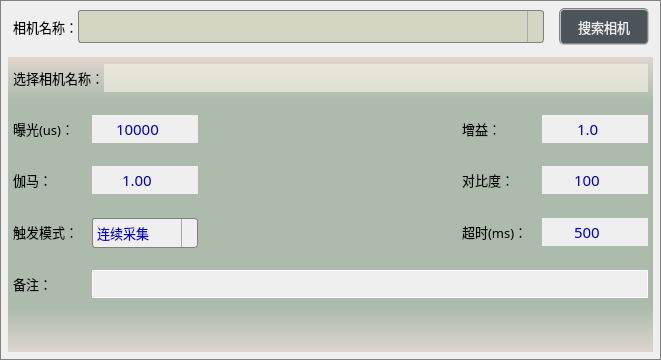
          <widget class="QFrame" name="frame_2">
           <property name="sizePolicy">
            <sizepolicy hsizetype="Preferred" vsizetype="Preferred">
             <horstretch>0</horstretch>
             <verstretch>0</verstretch>
            </sizepolicy>
           </property>
           <property name="minimumSize">
            <size>
             <width>0</width>
             <height>0</height>
            </size>
           </property>
           <property name="styleSheet">
            <string notr="true">border: 1px solid gray;</string>
           </property>
           <property name="frameShape">
            <enum>QFrame::StyledPanel</enum>
           </property>
           <property name="frameShadow">
            <enum>QFrame::Raised</enum>
           </property>
           <layout class="QVBoxLayout" name="verticalLayout_3">
            <property name="spacing">
             <number>7</number>
            </property>
            <property name="leftMargin">
             <number>7</number>
            </property>
            <property name="topMargin">
             <number>7</number>
            </property>
            <property name="rightMargin">
             <number>7</number>
            </property>
            <property name="bottomMargin">
             <number>7</number>
            </property>
            <item>
             <layout class="QHBoxLayout" name="horizontalLayout_7">
              <property name="spacing">
               <number>0</number>
              </property>
              <property name="leftMargin">
               <number>5</number>
              </property>
              <property name="rightMargin">
               <number>4</number>
              </property>
              <item>
               <widget class="QLabel" name="label_2">
                <property name="sizePolicy">
                 <sizepolicy hsizetype="Fixed" vsizetype="Preferred">
                  <horstretch>0</horstretch>
                  <verstretch>0</verstretch>
                 </sizepolicy>
                </property>
                <property name="font">
                 <font>
                  <family>微软雅黑</family>
                  <pointsize>10</pointsize>
                 </font>
                </property>
                <property name="styleSheet">
                 <string notr="true">color: rgb(0, 0, 0);
border:none;</string>
                </property>
                <property name="text">
                 <string>相机名称：</string>
                </property>
               </widget>
              </item>
              <item>
               <widget class="QComboBox" name="comboCameraName">
                <property name="sizePolicy">
                 <sizepolicy hsizetype="Preferred" vsizetype="Preferred">
                  <horstretch>0</horstretch>
                  <verstretch>0</verstretch>
                 </sizepolicy>
                </property>
                <property name="minimumSize">
                 <size>
                  <width>0</width>
                  <height>33</height>
                 </size>
                </property>
                <property name="maximumSize">
                 <size>
                  <width>16777215</width>
                  <height>33</height>
                 </size>
                </property>
                <property name="font">
                 <font>
                  <family>微软雅黑</family>
                  <pointsize>10</pointsize>
                 </font>
                </property>
                <property name="styleSheet">
                 <string notr="true">QComboBox {
    border: 1px solid gray;
    border-radius: 3px;     
    color: rgb(0, 0, 200);
	background-color: rgba(170, 170, 127,100);
}
QComboBox::drop-down {
    subcontrol-origin: padding;
    subcontrol-position: top right;
    width: 15px; 
    border-left-width: 1px;
    border-left-color: darkgray;
    border-left-style: solid;
    border-top-right-radius: 3px;
    border-bottom-right-radius: 3px;
}

QComboBox::down-arrow {
    image: url(:/res/ico/down.png);
} 
QComboBox::down-arrow:on {
    top: 1px;
    left: 1px;
}</string>
                </property>
               </widget>
              </item>
              <item>
               <spacer name="horizontalSpacer_8">
                <property name="orientation">
                 <enum>Qt::Horizontal</enum>
                </property>
                <property name="sizeType">
                 <enum>QSizePolicy::Fixed</enum>
                </property>
                <property name="sizeHint" stdset="0">
                 <size>
                  <width>15</width>
                  <height>20</height>
                 </size>
                </property>
               </spacer>
              </item>
              <item>
               <widget class="QPushButton" name="btnSearchCamera">
                <property name="sizePolicy">
                 <sizepolicy hsizetype="Fixed" vsizetype="Fixed">
                  <horstretch>0</horstretch>
                  <verstretch>0</verstretch>
                 </sizepolicy>
                </property>
                <property name="minimumSize">
                 <size>
                  <width>90</width>
                  <height>37</height>
                 </size>
                </property>
                <property name="font">
                 <font>
                  <family>微软雅黑</family>
                  <pointsize>10</pointsize>
                 </font>
                </property>
                <property name="styleSheet">
                 <string notr="true">QWidget{ background-color: rgba(29, 42, 47, 200);}
QWidget{ color: rgb(235, 235, 235);}
QWidget{ border: 2px groove gray;border-radius: 5px;padding: 2px 4px;}
QPushButton:hover{ background-color: rgb(29, 62, 52);}
QPushButton:pressed{background-color: rgb(29, 82, 72);}</string>
                </property>
                <property name="text">
                 <string>搜索相机</string>
                </property>
               </widget>
              </item>
             </layout>
            </item>
            <item>
             <spacer name="verticalSpacer_3">
              <property name="orientation">
               <enum>Qt::Vertical</enum>
              </property>
              <property name="sizeType">
               <enum>QSizePolicy::Fixed</enum>
              </property>
              <property name="sizeHint" stdset="0">
               <size>
                <width>20</width>
                <height>5</height>
               </size>
              </property>
             </spacer>
            </item>
            <item>
             <widget class="QFrame" name="frame_4">
              <property name="sizePolicy">
               <sizepolicy hsizetype="Preferred" vsizetype="Fixed">
                <horstretch>0</horstretch>
                <verstretch>0</verstretch>
               </sizepolicy>
              </property>
              <property name="minimumSize">
               <size>
                <width>0</width>
                <height>295</height>
               </size>
              </property>
              <property name="styleSheet">
               <string notr="true">border:none;
background-color: qlineargradient(x1:0, y1:0, x2:0, y2:1, stop:0 #dfd5cf, stop: 0.15 #acbbac, stop: 0.85 #acbbac,stop:1 #dfd5cf);</string>
              </property>
              <property name="frameShape">
               <enum>QFrame::StyledPanel</enum>
              </property>
              <property name="frameShadow">
               <enum>QFrame::Raised</enum>
              </property>
              <layout class="QGridLayout" name="gridLayout_2">
               <property name="leftMargin">
                <number>5</number>
               </property>
               <property name="topMargin">
                <number>7</number>
               </property>
               <property name="rightMargin">
                <number>5</number>
               </property>
               <property name="bottomMargin">
                <number>9</number>
               </property>
               <property name="horizontalSpacing">
                <number>7</number>
               </property>
               <property name="verticalSpacing">
                <number>23</number>
               </property>
               <item row="5" column="6">
                <widget class="QSpinBox" name="spinTimeOut">
                 <property name="sizePolicy">
                  <sizepolicy hsizetype="Fixed" vsizetype="Fixed">
                   <horstretch>0</horstretch>
                   <verstretch>0</verstretch>
                  </sizepolicy>
                 </property>
                 <property name="minimumSize">
                  <size>
                   <width>106</width>
                   <height>28</height>
                  </size>
                 </property>
                 <property name="maximumSize">
                  <size>
                   <width>106</width>
                   <height>28</height>
                  </size>
                 </property>
                 <property name="font">
                  <font>
                   <family>微软雅黑</family>
                   <pointsize>11</pointsize>
                  </font>
                 </property>
                 <property name="styleSheet">
                  <string notr="true">QWidget{color: rgb(0, 0, 200);background-color: rgb(239, 239, 239);}
QSpinBox::up-button{
    border:transparent;
}
QSpinBox::down-button{
    border:transparent;
}
QSpinBox::up-arrow{
    image:url(:/res/ico/up.png);
}
QSpinBox::down-arrow{
    image:url(:/res/ico/down.png);
}</string>
                 </property>
                 <property name="alignment">
                  <set>Qt::AlignCenter</set>
                 </property>
                 <property name="minimum">
                  <number>1</number>
                 </property>
                 <property name="maximum">
                  <number>10000</number>
                 </property>
                 <property name="value">
                  <number>500</number>
                 </property>
                 <property name="displayIntegerBase">
                  <number>10</number>
                 </property>
                </widget>
               </item>
               <item row="7" column="0">
                <spacer name="verticalSpacer_2">
                 <property name="orientation">
                  <enum>Qt::Vertical</enum>
                 </property>
                 <property name="sizeHint" stdset="0">
                  <size>
                   <width>20</width>
                   <height>40</height>
                  </size>
                 </property>
                </spacer>
               </item>
               <item row="3" column="4">
                <widget class="QLabel" name="label_4">
                 <property name="font">
                  <font>
                   <family>微软雅黑</family>
                   <pointsize>10</pointsize>
                  </font>
                 </property>
                 <property name="styleSheet">
                  <string notr="true">background-color: rgba(0, 0, 0, 0);
color: rgb(0, 0, 0);
border:none;</string>
                 </property>
                 <property name="text">
                  <string>增益：</string>
                 </property>
                </widget>
               </item>
               <item row="5" column="0">
                <widget class="QLabel" name="label_5">
                 <property name="font">
                  <font>
                   <family>微软雅黑</family>
                   <pointsize>10</pointsize>
                  </font>
                 </property>
                 <property name="styleSheet">
                  <string notr="true">background-color: rgba(0, 0, 0, 0);
color: rgb(0, 0, 0);
border:none;</string>
                 </property>
                 <property name="text">
                  <string>触发模式：</string>
                 </property>
                </widget>
               </item>
               <item row="3" column="2">
                <widget class="QSpinBox" name="spinExposure">
                 <property name="sizePolicy">
                  <sizepolicy hsizetype="Fixed" vsizetype="Fixed">
                   <horstretch>0</horstretch>
                   <verstretch>0</verstretch>
                  </sizepolicy>
                 </property>
                 <property name="minimumSize">
                  <size>
                   <width>106</width>
                   <height>28</height>
                  </size>
                 </property>
                 <property name="maximumSize">
                  <size>
                   <width>106</width>
                   <height>28</height>
                  </size>
                 </property>
                 <property name="font">
                  <font>
                   <family>微软雅黑</family>
                   <pointsize>11</pointsize>
                  </font>
                 </property>
                 <property name="styleSheet">
                  <string notr="true">QWidget{color: rgb(0, 0, 200);background-color: rgb(239, 239, 239);}
QSpinBox::up-button{
    border:transparent;
}
QSpinBox::down-button{
    border:transparent;
}
QSpinBox::up-arrow{
    image:url(:/res/ico/up.png);
}
QSpinBox::down-arrow{
    image:url(:/res/ico/down.png);
}</string>
                 </property>
                 <property name="alignment">
                  <set>Qt::AlignCenter</set>
                 </property>
                 <property name="minimum">
                  <number>1</number>
                 </property>
                 <property name="maximum">
                  <number>1728000</number>
                 </property>
                 <property name="value">
                  <number>10000</number>
                 </property>
                </widget>
               </item>
               <item row="1" column="0" colspan="7">
                <layout class="QHBoxLayout" name="horizontalLayout_8">
                 <property name="spacing">
                  <number>0</number>
                 </property>
                 <item>
                  <widget class="QLabel" name="label_6">
                   <property name="sizePolicy">
                    <sizepolicy hsizetype="Fixed" vsizetype="Fixed">
                     <horstretch>0</horstretch>
                     <verstretch>0</verstretch>
                    </sizepolicy>
                   </property>
                   <property name="minimumSize">
                    <size>
                     <width>0</width>
                     <height>28</height>
                    </size>
                   </property>
                   <property name="maximumSize">
                    <size>
                     <width>16777215</width>
                     <height>28</height>
                    </size>
                   </property>
                   <property name="font">
                    <font>
                     <family>微软雅黑</family>
                     <pointsize>10</pointsize>
                    </font>
                   </property>
                   <property name="styleSheet">
                    <string notr="true">color: rgb(0, 0, 0);
background-color: rgba(255, 254, 237,0);
border:none;</string>
                   </property>
                   <property name="text">
                    <string>选择相机名称：</string>
                   </property>
                  </widget>
                 </item>
                 <item>
                  <widget class="QLabel" name="lblType">
                   <property name="font">
                    <font>
                     <family>微软雅黑</family>
                     <pointsize>10</pointsize>
                     <weight>75</weight>
                     <bold>true</bold>
                    </font>
                   </property>
                   <property name="styleSheet">
                    <string notr="true">background-color: rgba(255, 254, 237,130);
color: rgb(129, 0, 193);</string>
                   </property>
                   <property name="text">
                    <string/>
                   </property>
                   <property name="alignment">
                    <set>Qt::AlignCenter</set>
                   </property>
                  </widget>
                 </item>
                </layout>
               </item>
               <item row="6" column="0">
                <widget class="QLabel" name="label_11">
                 <property name="font">
                  <font>
                   <family>微软雅黑</family>
                   <pointsize>10</pointsize>
                  </font>
                 </property>
                 <property name="styleSheet">
                  <string notr="true">background-color: rgba(0, 0, 0, 0);
color: rgb(0, 0, 0);
border:none;</string>
                 </property>
                 <property name="text">
                  <string>备注：</string>
                 </property>
                </widget>
               </item>
               <item row="5" column="2">
                <widget class="QComboBox" name="comboTriggerMode">
                 <property name="sizePolicy">
                  <sizepolicy hsizetype="Fixed" vsizetype="Fixed">
                   <horstretch>0</horstretch>
                   <verstretch>0</verstretch>
                  </sizepolicy>
                 </property>
                 <property name="minimumSize">
                  <size>
                   <width>80</width>
                   <height>30</height>
                  </size>
                 </property>
                 <property name="maximumSize">
                  <size>
                   <width>106</width>
                   <height>28</height>
                  </size>
                 </property>
                 <property name="font">
                  <font>
                   <family>微软雅黑</family>
                   <pointsize>10</pointsize>
                  </font>
                 </property>
                 <property name="styleSheet">
                  <string notr="true">QComboBox {
    border: 1px solid gray;
    border-radius: 3px;  
    min-width: 6.5em;
    color: rgb(0, 0, 200);
	background-color: rgb(239, 239, 239);
}
QComboBox::drop-down {
    subcontrol-origin: padding;
    subcontrol-position: top right;
    width: 15px; 
    border-left-width: 1px;
    border-left-color: darkgray;
    border-left-style: solid;
    border-top-right-radius: 3px;
    border-bottom-right-radius: 3px;
}

QComboBox::down-arrow {
    image: url(:/res/ico/down.png);
} 
QComboBox::down-arrow:on {
    top: 1px;
    left: 1px;
}</string>
                 </property>
                 <item>
                  <property name="text">
                   <string>连续采集</string>
                  </property>
                 </item>
                 <item>
                  <property name="text">
                   <string>软件触发</string>
                  </property>
                 </item>
                 <item>
                  <property name="text">
                   <string>硬件触发</string>
                  </property>
                 </item>
                </widget>
               </item>
               <item row="5" column="4">
                <widget class="QLabel" name="label_10">
                 <property name="font">
                  <font>
                   <family>微软雅黑</family>
                   <pointsize>10</pointsize>
                  </font>
                 </property>
                 <property name="styleSheet">
                  <string notr="true">background-color: rgba(0, 0, 0, 0);
color: rgb(0, 0, 0);
border:none;</string>
                 </property>
                 <property name="text">
                  <string>超时(ms)：</string>
                 </property>
                </widget>
               </item>
               <item row="6" column="2" colspan="5">
                <widget class="QLineEdit" name="txtRemark">
                 <property name="minimumSize">
                  <size>
                   <width>0</width>
                   <height>28</height>
                  </size>
                 </property>
                 <property name="font">
                  <font>
                   <family>微软雅黑</family>
                   <pointsize>10</pointsize>
                  </font>
                 </property>
                 <property name="styleSheet">
                  <string notr="true">border: 1px solid white ;
background-color: rgb(239, 239, 239);
color: rgb(0, 0, 200);</string>
                 </property>
                </widget>
               </item>
               <item row="3" column="0">
                <widget class="QLabel" name="label_3">
                 <property name="font">
                  <font>
                   <family>微软雅黑</family>
                   <pointsize>10</pointsize>
                  </font>
                 </property>
                 <property name="styleSheet">
                  <string notr="true">background-color: rgba(0, 0, 0, 0);
color: rgb(0, 0, 0);
border:none;</string>
                 </property>
                 <property name="text">
                  <string>曝光(us)：</string>
                 </property>
                </widget>
               </item>
               <item row="3" column="6">
                <widget class="QDoubleSpinBox" name="spinGain">
                 <property name="sizePolicy">
                  <sizepolicy hsizetype="Fixed" vsizetype="Fixed">
                   <horstretch>0</horstretch>
                   <verstretch>0</verstretch>
                  </sizepolicy>
                 </property>
                 <property name="minimumSize">
                  <size>
                   <width>106</width>
                   <height>28</height>
                  </size>
                 </property>
                 <property name="maximumSize">
                  <size>
                   <width>106</width>
                   <height>28</height>
                  </size>
                 </property>
                 <property name="font">
                  <font>
                   <family>微软雅黑</family>
                   <pointsize>11</pointsize>
                  </font>
                 </property>
                 <property name="styleSheet">
                  <string notr="true">QWidget{color: rgb(0, 0, 200);background-color: rgb(239, 239, 239);}
QDoubleSpinBox::up-button{
    border:transparent;
}
QDoubleSpinBox::down-button{
    border:transparent;
}
QDoubleSpinBox::up-arrow{
    image:url(:/res/ico/up.png);
}
QDoubleSpinBox::down-arrow{
    image:url(:/res/ico/down.png);
}</string>
                 </property>
                 <property name="alignment">
                  <set>Qt::AlignCenter</set>
                 </property>
                 <property name="decimals">
                  <number>1</number>
                 </property>
                 <property name="minimum">
                  <double>1.000000000000000</double>
                 </property>
                 <property name="maximum">
                  <double>32.000000000000000</double>
                 </property>
                 <property name="singleStep">
                  <double>0.100000000000000</double>
                 </property>
                 <property name="value">
                  <double>1.000000000000000</double>
                 </property>
                </widget>
               </item>
               <item row="3" column="3">
                <spacer name="horizontalSpacer_10">
                 <property name="orientation">
                  <enum>Qt::Horizontal</enum>
                 </property>
                 <property name="sizeType">
                  <enum>QSizePolicy::Expanding</enum>
                 </property>
                 <property name="sizeHint" stdset="0">
                  <size>
                   <width>250</width>
                   <height>20</height>
                  </size>
                 </property>
                </spacer>
               </item>
               <item row="4" column="0">
                <widget class="QLabel" name="label_7">
                 <property name="font">
                  <font>
                   <family>微软雅黑</family>
                   <pointsize>10</pointsize>
                  </font>
                 </property>
                 <property name="styleSheet">
                  <string notr="true">background-color: rgba(0, 0, 0, 0);
color: rgb(0, 0, 0);
border:none;</string>
                 </property>
                 <property name="text">
                  <string>伽马：</string>
                 </property>
                </widget>
               </item>
               <item row="4" column="2">
                <widget class="QDoubleSpinBox" name="spinGamma">
                 <property name="sizePolicy">
                  <sizepolicy hsizetype="Fixed" vsizetype="Fixed">
                   <horstretch>0</horstretch>
                   <verstretch>0</verstretch>
                  </sizepolicy>
                 </property>
                 <property name="minimumSize">
                  <size>
                   <width>106</width>
                   <height>28</height>
                  </size>
                 </property>
                 <property name="maximumSize">
                  <size>
                   <width>106</width>
                   <height>28</height>
                  </size>
                 </property>
                 <property name="font">
                  <font>
                   <family>微软雅黑</family>
                   <pointsize>11</pointsize>
                  </font>
                 </property>
                 <property name="styleSheet">
                  <string notr="true">QWidget{color: rgb(0, 0, 200);background-color: rgb(239, 239, 239);}
QDoubleSpinBox::up-button{
    border:transparent;
}
QDoubleSpinBox::down-button{
    border:transparent;
}
QDoubleSpinBox::up-arrow{
    image:url(:/res/ico/up.png);
}
QDoubleSpinBox::down-arrow{
    image:url(:/res/ico/down.png);
}</string>
                 </property>
                 <property name="alignment">
                  <set>Qt::AlignCenter</set>
                 </property>
                 <property name="maximum">
                  <double>2.500000000000000</double>
                 </property>
                 <property name="singleStep">
                  <double>0.100000000000000</double>
                 </property>
                 <property name="value">
                  <double>1.000000000000000</double>
                 </property>
                </widget>
               </item>
               <item row="4" column="4">
                <widget class="QLabel" name="label_8">
                 <property name="font">
                  <font>
                   <family>微软雅黑</family>
                   <pointsize>10</pointsize>
                  </font>
                 </property>
                 <property name="styleSheet">
                  <string notr="true">background-color: rgba(0, 0, 0, 0);
color: rgb(0, 0, 0);
border:none;</string>
                 </property>
                 <property name="text">
                  <string>对比度：</string>
                 </property>
                </widget>
               </item>
               <item row="4" column="6">
                <widget class="QSpinBox" name="spinContrast">
                 <property name="sizePolicy">
                  <sizepolicy hsizetype="Fixed" vsizetype="Fixed">
                   <horstretch>0</horstretch>
                   <verstretch>0</verstretch>
                  </sizepolicy>
                 </property>
                 <property name="minimumSize">
                  <size>
                   <width>106</width>
                   <height>28</height>
                  </size>
                 </property>
                 <property name="maximumSize">
                  <size>
                   <width>106</width>
                   <height>28</height>
                  </size>
                 </property>
                 <property name="font">
                  <font>
                   <family>微软雅黑</family>
                   <pointsize>11</pointsize>
                  </font>
                 </property>
                 <property name="styleSheet">
                  <string notr="true">QWidget{color: rgb(0, 0, 200);background-color: rgb(239, 239, 239);}
QSpinBox::up-button{
    border:transparent;
}
QSpinBox::down-button{
    border:transparent;
}
QSpinBox::up-arrow{
    image:url(:/res/ico/up.png);
}
QSpinBox::down-arrow{
    image:url(:/res/ico/down.png);
}</string>
                 </property>
                 <property name="alignment">
                  <set>Qt::AlignCenter</set>
                 </property>
                 <property name="maximum">
                  <number>200</number>
                 </property>
                 <property name="value">
                  <number>100</number>
                 </property>
                </widget>
               </item>
              </layout>
             </widget>
            </item>
           </layout>
          </widget>
